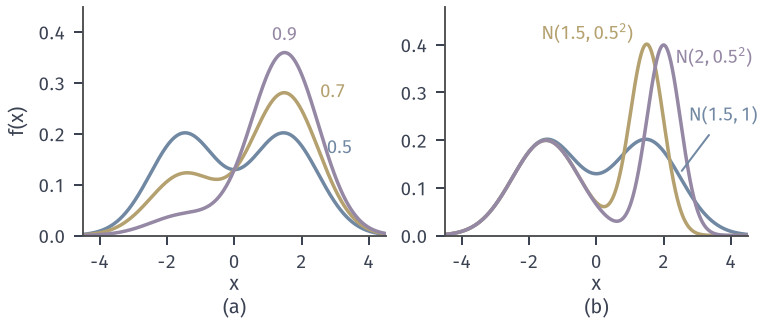

This figure's Python source:
"""Mixture parameters. (a) w2 in {0.5,0.7,0.9} for N(-1.5,1),N(1.5,1); (b) equal weights, second comp N(1.5,1),N(1.5,.25),N(2,.25)."""
from pathlib import Path
import sys
HERE = Path(__file__).resolve().parent
sys.path.insert(0, str(HERE.parent/"dfam-common"))
from common import *

x = np.linspace(-4.5, 4.5, 900)
fig, (a, b) = figure(width_mm=108, height_mm=46, ncols=2)
for w, c in [(0.5, BLUE), (0.7, YELLOW), (0.9, PURPLE)]:
    a.plot(x, (1-w)*phi(x+1.5)+w*phi(x-1.5), color=c, lw=1.4)
a.text(1.5, 0.375, r'$0.9$', color=PURPLE, fontsize=7.5, ha='center', va='bottom')
a.text(2.55, 0.27, r'$0.7$', color=YELLOW, fontsize=7.5)
a.text(2.75, 0.16, r'$0.5$', color=BLUE, fontsize=7.5)
for (m, s), c in [((1.5, 1.0), BLUE), ((1.5, 0.5), YELLOW), ((2.0, 0.5), PURPLE)]:
    b.plot(x, 0.5*phi(x+1.5)+0.5*phi((x-m)/s)/s, color=c, lw=1.4)
b.text(1.1, 0.41, r'$\mathcal{N}(1.5,0.5^2)$', color=YELLOW, fontsize=7.5, ha='right')
b.text(2.35, 0.36, r'$\mathcal{N}(2,0.5^2)$', color=PURPLE, fontsize=7.5)
b.annotate(r'$\mathcal{N}(1.5,1)$', xy=(2.45, 0.5*phi(3.95)+0.5*phi(0.95)), xytext=(2.75, 0.24), color=BLUE, fontsize=7.5, arrowprops=dict(arrowstyle='-', color=BLUE, lw=0.8))
for ax_ in (a, b):
    ax_.set_xlim(-4.5, 4.5); ax_.set_xlabel('$x$', labelpad=1)
a.set_ylim(0, 0.45); b.set_ylim(0, 0.48)
a.set_ylabel('$f(x)$')
tag(a, '(a)', y=-0.27); tag(b, '(b)', y=-0.27)
save(fig, HERE, 'figure', {'a': 'weights of second component 0.5,0.7,0.9', 'b': 'second component varied'})
